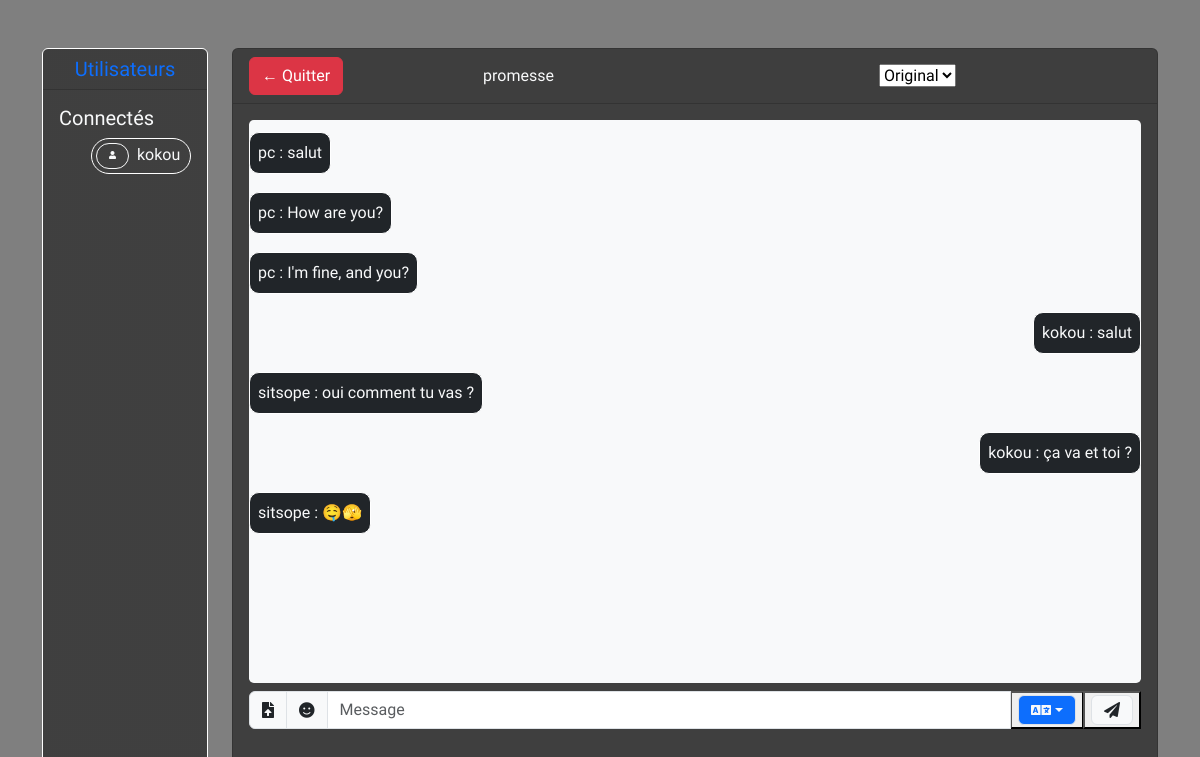
The app's page /discussion/1/ (signed in) with its own data.
### videoapp/models.py (models this page shows, shortened)
class Discussion(models.Model):
    name = models.CharField(max_length=255)
    users = models.ManyToManyField(User, related_name='active_discussions', blank=True)
    created_at = models.DateTimeField(auto_now_add=True)
    created_by = models.ForeignKey(User, on_delete=models.CASCADE)

class DiscussionMessage(models.Model):
    discussion = models.ForeignKey(Discussion, related_name='messages', on_delete=models.CASCADE)
    user = models.ForeignKey(User, on_delete=models.CASCADE)  # Utilisateur qui a envoyé le message
    content = models.TextField(blank=True, null=True)  # Message texte
    file = models.FileField(upload_to="uploads/", blank=True, null=True)  # Fichier
    created_at = models.DateTimeField(auto_now_add=True)  # Date et heure de création

### videoapp/views.py (the view)
# urls.py: path('discussion/<int:id>/', joindre_discussion, name='discussion'),
def joindre_discussion(request, id=None):
    discussion, created = Discussion.objects.get_or_create(id=id)
    discuss_messages = DiscussionMessage.objects.filter(discussion=discussion).order_by("created_at")
    message_list = [
        {
            "username": msg.user.username,
            "file": msg.file if msg.file else None,
            "content": msg.content,
            "created_at": msg.created_at.strftime("%Y-%m-%d %H:%M:%S"),
            "file_name": os.path.basename(msg.file.name) if msg.file else None,
        }
        for msg in discuss_messages if msg.content != None or msg.file != None
    ]
    print("List: ", message_list )
    return render(request, "discussion.html", {"discussion": discussion, "message_list": message_list})

### templates/discussion.html (shortened to what this page needs)
<!DOCTYPE html>
<html lang="en">
  <head>
    <link href="https://cdn.jsdelivr.net/npm/bootstrap@5.3.3/dist/css/bootstrap.min.css" rel="stylesheet">
    <link rel="stylesheet" href="https://cdnjs.cloudflare.com/ajax/libs/font-awesome/5.13.0/css/all.min.css">
  </head>
  <body style="background: linear-gradient(rgba(0,0,0, 0.5), rgba(0,0,0, 0.5));">
    <section class="redressed">
        <div class="container mt-5 text-light">
            <div class="row">
                <div class="col-lg-2 col-md-2 d-none d-md-block" id="user-sidebar">
                    <div class="card bg-transparent" style="height: 90vh; border: solid white 1px; background: linear-gradient(rgba(0,0,0, 0.5), rgba(0,0,0, 0.5));">
                        <h5 class="card-header text-center text-primary">Utilisateurs</h5>
                        <div class="card-body text-light">
                            <h5 class="card-title">Connectés</h5>
                            <ul id="user-list">
                                <div class="card-text p-1" style="border: solid 1px white; border-radius: 2em;">
                                    <button class="btn btn-outline-light me-1" type="button" style="border-radius: 4em; font-size: 0.5em;">
                                        <i class="fas fa-user"></i>
                                    </button> {{ request.user }}
                                </div>
                            </ul>
                        </div>
                    </div>
                </div>
                <div class="col-lg-10 col-md-9 col-12">
                    <div class="form-popup" id="myForm" style="z-index: 4550;">
                        <div class="d-flex">
                            <div class="card flex-fill" id="chatarea" style="background: linear-gradient(rgba(0,0,0, 0.5), rgba(0,0,0, 0.5)); height: 90vh;">
                                <div class="card-header d-flex align-items-center justify-content-between text-center">
                                    <a href="{% url 'index' %}" class="btn btn-danger">← Quitter</a>
                                    <div class="col text-center text-light">
                                        {{ discussion.name }}
                                    </div>
                                    <div class="col mx-5">
                                        <select id="chat_lang" class="redressed">
                                            <option selected value="original">Original</option>
                                        </select>
                                    </div>
                                </div>
                                <div class="card-body" style="max-height: 85vh; min-height: 84vh;">
                                    <div class="bg-light py-1 mb-2 redressed overflow-auto" id="text_chat" style="max-height: 90%; min-height: 88%; border-radius: 0.3em; width: 100%;">
                                        {% for sms in message_list %}
                                            {% if sms.username == request.user.username %}
                                                {% if sms.content %}
                                                    <div class="d-block text-end">
                                                        <div class="text-light bg-dark mt-2 p-2" style="border: 1px solid white; border-radius: 10px; display: inline-block; max-width: 90%; margin-bottom: 10px;">
                                                            {{ sms.username }} : {{ sms.content }}
                                                        </div>
                                                    </div>
                                                {% endif %}
                                            {% else %}
                                                {% if sms.content %}
                                                    <div class="d-block text-start">
                                                        <div class="text-light bg-dark mt-2 p-2" style="border: 1px solid white; border-radius: 10px; display: inline-block; max-width: 90%; margin-bottom: 10px;">
                                                            {{ sms.username }} : {{ sms.content }}
                                                        </div>
                                                    </div>
                                                {% endif %}
                                            {% endif %}
                                        {% endfor %}
                                    </div>
                                    <div class="input-group mb-2">
                                        <button id="importButton" class="input-group-text"><i class="fas fa-file-upload"></i></button>
                                        <button id="emojiButton" class="input-group-text" aria-label="Ouvrir le sélecteur d'emojis"><i class="fas fa-smile"></i></button>
                                        <input type="text" id="id_message_send_input" class="form-control" placeholder="Message">
                                        <button>
                                            <div class="dropdown redressed">
                                                <span id="selectedValue" class="input-group-text bg-primary dropdown-toggle text-light" role="button" data-bs-toggle="dropdown" aria-expanded="false">
                                                    <i class="fas fa-language"></i>
                                                </span>
                                            </div>
                                        </button>
                                        <button id="id_message_send_button" type="submit">
                                            <span class="input-group-text"><i class="fas fa-paper-plane"></i></span>
                                        </button>
                                    </div>
                                </div>
                            </div>
                        </div>
                    </div>
                </div>
            </div>
        </div>
    </section>
  </body>
</html>

### templates/discussion.html (style rules this page uses)
.redressed { font-family: "Redressed", serif; }

### records on screen
Discussion: name "promesse"
DiscussionMessage: content "salut"
DiscussionMessage: content "How are you?"
DiscussionMessage: content "I'm fine, and you?"
DiscussionMessage: content "salut"
DiscussionMessage: content "oui comment tu vas ?"
DiscussionMessage: content "ça va et toi ?"
DiscussionMessage: content "🤤🫣"

### other values on screen
{{ request.user }} "kokou"
{{ sms.username }} "pc" "pc" "pc" "sitsope" "sitsope"
{{ sms.username }} "kokou" "kokou"
